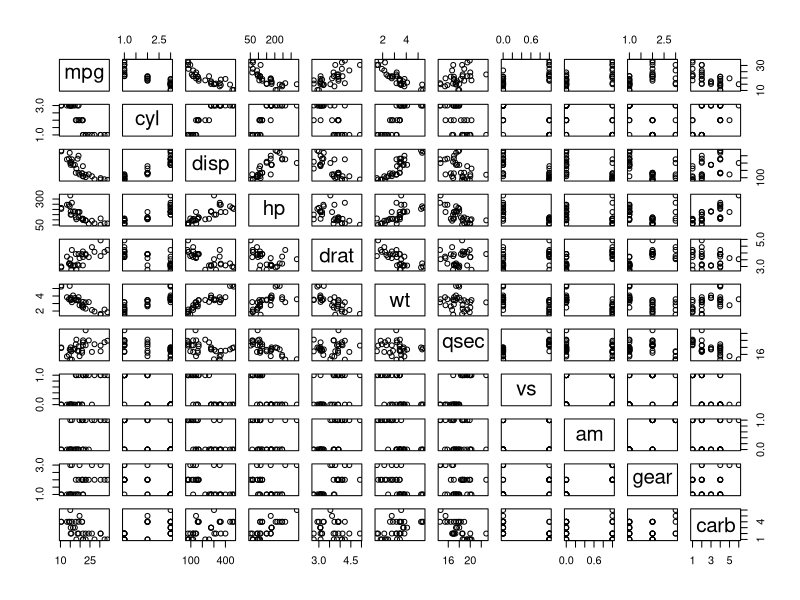
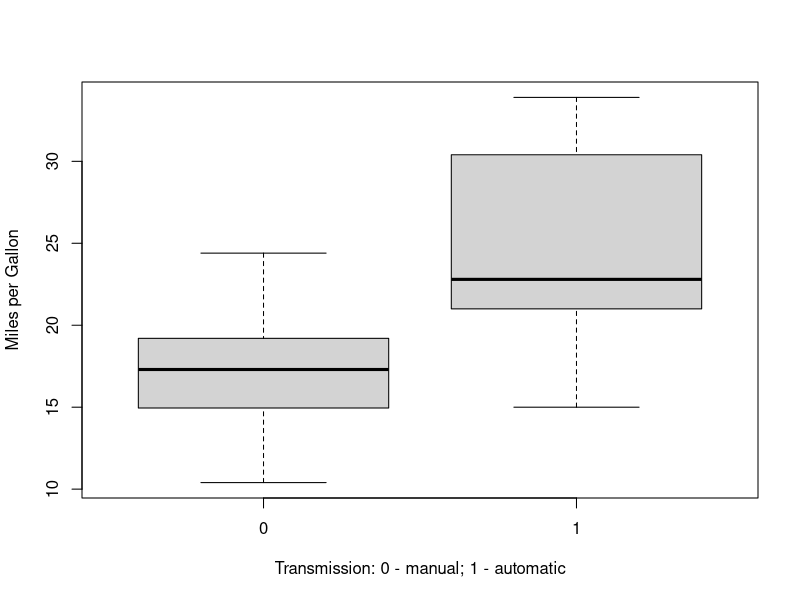
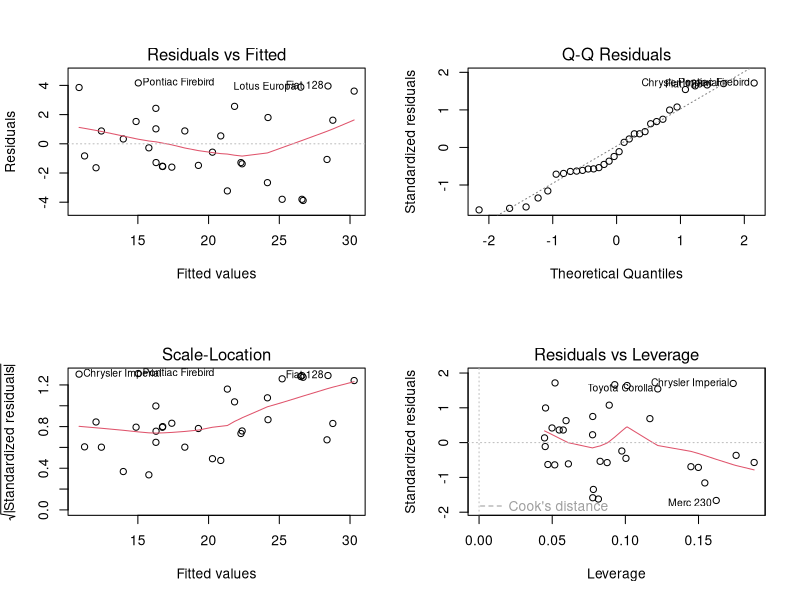

R code for these plots, in order:
## ---- chunk 1
knitr::opts_chunk$set(echo = TRUE)
library(datasets)
## ---- chunk 2
mtcars$cyl <- as.factor(mtcars$cyl)
mtcars$gear <- as.factor(mtcars$gear)
mtcars$carb <- as.factor(mtcars$carb)
## ---- chunk 3
str(mtcars)
## ---- chunk 4
t.test(mpg ~ am, data = mtcars)
## ---- chunk 5
fit1 <- lm(mpg ~ am, data = mtcars)
summary(fit1)$coef
## ---- chunk 6
summary(fit1)$adj
## ---- chunk 7
fit10 <- lm(mpg ~ ., data = mtcars)
summary(fit10)$adj
## ---- chunk 8
fits <- step(fit10, direction = 'both', k = log(nrow(mtcars)))
summary(fits)$coef
## ---- chunk 9
summary(fits)$call
## ---- chunk 10
fitn <- lm(mpg ~ wt + qsec + am - 1, data = mtcars)
summary(fitn)$coef
## ---- chunk 11
summary(fitn)
## ---- chunk 12
as.matrix(anova(fit1, fitn))
## ---- chunk 13
lvrg <- hatvalues(fitn)
tail(sort(lvrg))

infl <- dfbetas(fitn)
tail(sort(infl[,3]))
## ---- chunk 14
par(mfrow = c(1, 1))
pairs(mtcars)
## ---- chunk 15
par(mfrow = c(1, 1))
boxplot(mpg ~ am, data = mtcars, xlab = 'Transmission: 0 - manual; 1 - automatic', ylab = 'Miles per Gallon')
## ---- chunk 16
par(mfrow = c(2, 2))
plot(fitn)
